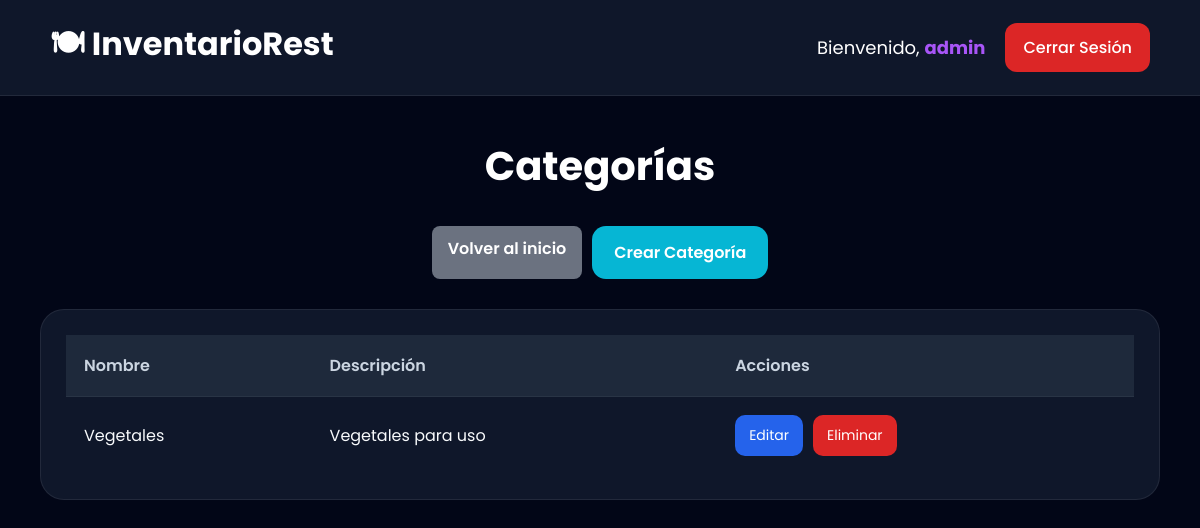
The app's page /categorias/ (signed in), older data.
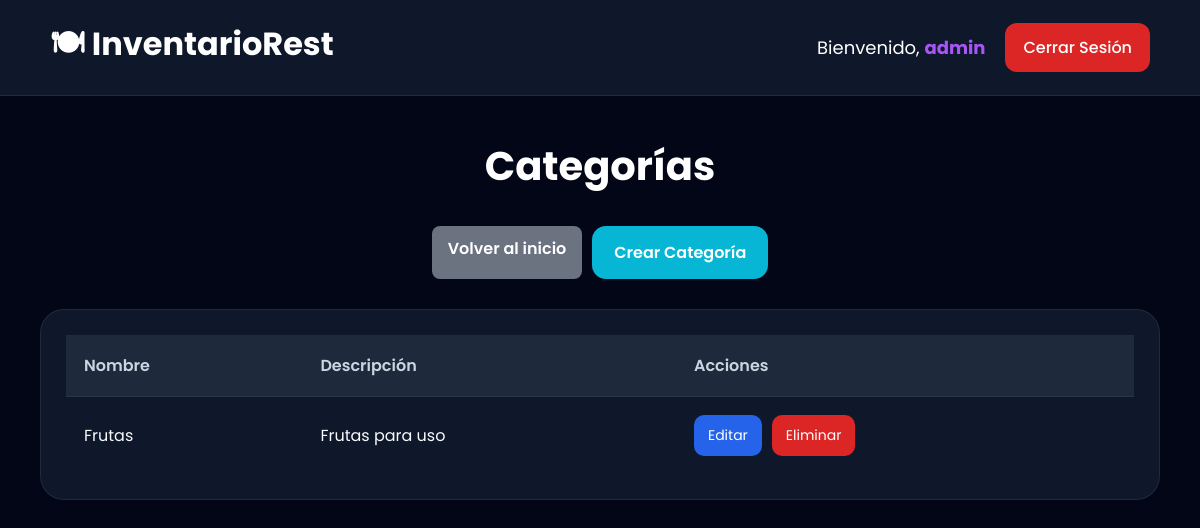
The same page, newer data.
### modulo/models.py (models this page shows, shortened)
class Categoria(models.Model):
    nombre = models.CharField(
        max_length=100
    )
    descripcion = models.TextField(
        blank=True,
        null=True
    )
    class Meta:
        verbose_name = "Categoria"
        verbose_name_plural = "Categorias"

### modulo/views.py (the view)
@login_required
def lista_categorias(request):
    if request.user.usuario.rol != 'admin':
        return redirect('dashboard')
    categorias = Categoria.objects.all()
    return render(
        request,
        'modulo/lista_categorias.html',
        {
            'categorias': categorias
        }
    )

### modulo/templates/modulo/lista_categorias.html (shortened to what this page needs)
{% extends 'modulo/base.html' %}
{% block content %}
<div class="products-page">
    <div class="products-header">
        <h1 class="page-title">
            Categorías
        </h1>
        <div class="actions-group">
            <a href="{% url 'dashboard' %}" class="back-btn">
                Volver al inicio
            </a>
            <a href="{% url 'crear_categoria' %}"
            class="create-product-btn">
                Crear Categoría
            </a>
        </div>
    </div>
    <div class="products-card">
        <table class="products-table">
            <thead>
                <tr>
                    <th>Nombre</th>
                    <th>Descripción</th>
                    <th>Acciones</th>
                </tr>
            </thead>
            <tbody>
                {% for categoria in categorias %}
                <tr>
                    <td>
                        {{ categoria.nombre }}
                    </td>
                    <td>
                        {{ categoria.descripcion }}
                    </td>
                    <td>
                        <div class="actions-group">
                            <a href="{% url 'editar_categoria' categoria.id %}"
                               class="edit-btn">
                                Editar
                            </a>
                            <a href="{% url 'eliminar_categoria' categoria.id %}"
                               class="delete-btn">
                                Eliminar
                            </a>
                        </div>
                    </td>
                </tr>
                {% endfor %}
            </tbody>
        </table>
    </div>
</div>
{% endblock %}

Row changes from the older to the newer data that the page shows:
changed Categoria: nombre "Vegetales" → "Frutas"; descripcion "Vegetales para uso" → "Frutas para uso"
